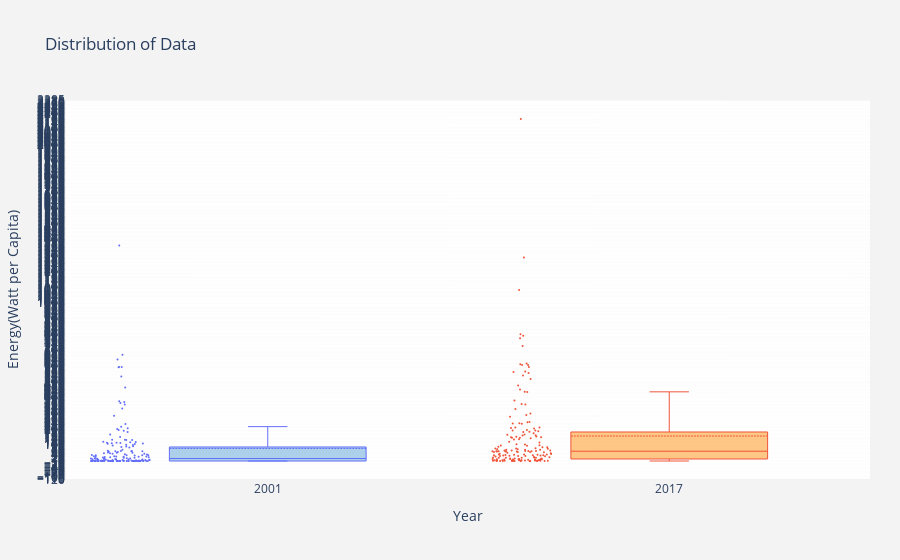

Notebook source saved alongside this figure:
### Code cell
x_data = ['2001','2017']

y0 = data['2001']
y1 = data['2017']


y_data = [y0,y1]

colors = ['rgba(93, 164, 214, 0.5)', 'rgba(255, 144, 14, 0.5)']

traces = []

for xd, yd, color in zip(x_data, y_data, colors):
        traces.append(go.Box(
            y=yd,
            name=xd,
            boxpoints='all',
            whiskerwidth=0.2,
            fillcolor=color,
            marker=dict(
                size=2,
            ),
            boxmean=True,    
            line=dict(width=1),
        ))

layout = go.Layout(
    title='Distribution of Data',
    xaxis=dict(
        title='Year'
    ),
    yaxis=dict(
        title='Energy(Watt per Capita)',
        autorange=True,
        showgrid=True,
        zeroline=False,
        dtick=5,
        gridcolor='rgb(255, 255, 255)',
        gridwidth=1,
#        zerolinecolor='rgb(255, 255, 255)',
#        zerolinewidth=2,
    ),
    margin=dict(
        l=40,
        r=30,
        b=80,
        t=100,
    ),
    paper_bgcolor='rgb(243, 243, 243)',
    plot_bgcolor='rgb(243, 243, 243)',
    showlegend=False
)

fig = go.Figure(data=traces, layout=layout)
py.iplot(fig)

### Figure 1 — Plotly figure (JSON) as saved in the notebook; plotly's stock layout.template omitted (floating-point values rounded to 4 significant figures; data arrays with more than 128 entries replaced by an {"elided": "..."} marker saying what was removed)
{"data": [{"boxmean": true, "boxpoints": "all", "fillcolor": "rgba(93, 164, 214, 0.5)", "line": {"width": 1}, "marker": {"size": 2}, "name": "2001", "type": "box", "whiskerwidth": 0.2, "y": {"elided": "170 float values"}}, {"boxmean": true, "boxpoints": "all", "fillcolor": "rgba(255, 144, 14, 0.5)", "line": {"width": 1}, "marker": {"size": 2}, "name": "2017", "type": "box", "whiskerwidth": 0.2, "y": {"elided": "170 float values"}}], "layout": {"margin": {"b": 80, "l": 40, "r": 30, "t": 100}, "paper_bgcolor": "rgb(243, 243, 243)", "plot_bgcolor": "rgb(243, 243, 243)", "showlegend": false, "title": {"text": "Distribution of Data"}, "xaxis": {"title": {"text": "Year"}}, "yaxis": {"autorange": true, "dtick": 5, "gridcolor": "rgb(255, 255, 255)", "gridwidth": 1, "showgrid": true, "title": {"text": "Energy(Watt per Capita)"}, "zeroline": false}}}
